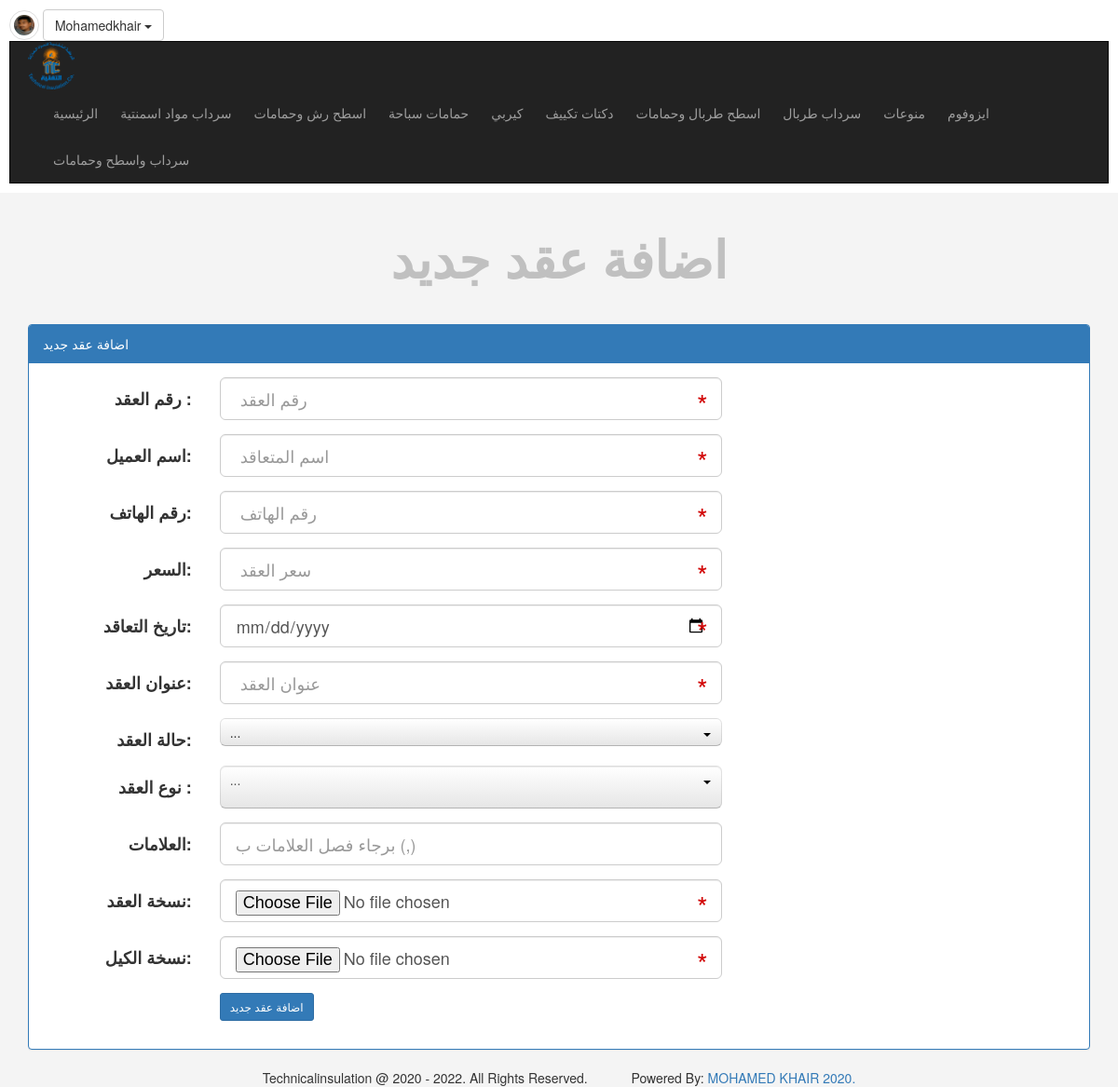
/newad.php (signed in), run on the app's committed database.
### tables this page shows
CREATE TABLE `users` (
  `UserID` int(11) NOT NULL,
  `Username` varchar(255) NOT NULL,
  `Password` varchar(255) NOT NULL,
  `Email` varchar(255) NOT NULL,
  `FullName` varchar(255) NOT NULL,
  `GroupID` int(11) NOT NULL DEFAULT 0,
  `TrustStatus` int(11) NOT NULL DEFAULT 0,
  `RegStatus` int(11) NOT NULL DEFAULT 0,
  `Date` date NOT NULL,
  `avatar` varchar(255) NOT NULL,
  `Position` varchar(255) NOT NULL,
  `Salary` varchar(255) NOT NULL,
  `Phone` varchar(255) NOT NULL,
  `Notes` varchar(255) NOT NULL
);

CREATE TABLE `categories` (
  `ID` int(11) NOT NULL,
  `Name` varchar(255) NOT NULL,
  `Description` text NOT NULL,
  `Parent` int(11) NOT NULL,
  `Ordering` int(11) DEFAULT NULL,
  `Visibility` tinyint(4) NOT NULL DEFAULT 0,
  `Allow_Comment` tinyint(4) NOT NULL DEFAULT 0,
  `Allow_Ads` tinyint(4) NOT NULL DEFAULT 0
);

### init.php (called while the page is built, shortened)
<?php
include 'admin/connect.php';
$sessionUser = '';
if(isset($_SESSION['user']) ){
    $sessionUser = $_SESSION['user'];
}
$tpl = 'includes/templates/';
$func = 'includes/functions/';
$css = 'layout/css/';
include $func . 'functions.php';
include $tpl . 'header.php';

### includes/functions/functions.php (called while the page is built, shortened)
<?php
function getAllFrom2($field , $table , $orderField , $where = NULL, $and = NULL, $ordering ="DESC"){
    global $con;
    $getAll = $con->prepare ("SELECT $field FROM $table $where $and ORDER BY $orderField $ordering ");
    $getAll->execute();
    $all = $getAll->fetchAll();
    return $all;
}

### newad.php (the view, shortened to what this page needs)
<?php
if (isset($_SESSION['user'])) {
    $pagetitle = 'اضافة عقد جديد';
    include 'init.php';
    ?>
<h1 class="text-center"> <?php echo $pagetitle ?> </h1>
 <div class="create-ad block" >
     <div class="container">
        <div class="panel panel-primary">
                 <div class="panel-heading"> <?php echo $pagetitle ?> </div>
                  <div class="panel-body">
                      <div class="row">
                          <div class="col-md-8">
                          <form class="form-horizontal main-form" action ="<?php echo $_SERVER['PHP_SELF']?>" method ="POST" enctype="multipart/form-data">
                          <div class="form-group form-group-lg">
                                    <label class="control-label col-sm-3">رقم العقد :</label>
                                    <div class="col-sm-10 col-md-9">
                                        <input type="text" name="number" class="form-control" required ="required" placeholder=" رقم العقد"  />
                                    </div>
                                    </div>
                                    <div class="form-group form-group-lg">
                                    <label class="control-label col-sm-3">اسم العميل:</label>
                                    <div class="col-sm-10 col-md-9">
                                        <input type="text" name="name" id="Name" class="form-control" required ="required" placeholder=" اسم المتعاقد"  />
                                    </div>
                                    </div>
                                    <div class="form-group form-group-lg">
                                    <label class="control-label col-sm-3">رقم الهاتف:</label>
                                    <div class="col-sm-10 col-md-9">
                                        <input type="text" name="description" class="form-control" required ="required" placeholder=" رقم الهاتف"  />
                                    </div>
                                    </div>
                                    <div class="form-group form-group-lg">
                                    <label class="control-label col-sm-3">السعر:</label>
                                    <div class="col-sm-10 col-md-9">
                                        <input type="text" name="price" class="form-control" required ="required" placeholder=" سعر العقد"  />
                                    </div>
                                    </div>
                                    <div class="form-group form-group-lg">
                                    <label class="control-label col-sm-3">تاريخ التعاقد:</label>
                                    <div class="col-sm-10 col-md-9">
                                        <input type="date" name="date" class="form-control" required ="required" placeholder=" تاريخ التعاقد"  />
                                    </div>
                                    </div>
                                    <div class="form-group form-group-lg">
                                    <label class="control-label col-sm-3">عنوان العقد:</label>
                                    <div class="col-sm-10 col-md-9">
                                        <input type="text" name="country" class="form-control" required ="required" placeholder=" عنوان العقد"  />
                                    </div>
                                    </div>
                                          <div class="form-group form-group-lg">
                                    <label class="control-label col-sm-3">حالة العقد:</label>
                                    <div class="col-sm-10 col-md-9">
                                        <select name="status" >
                                        </select>
                                    </div>
                                </div>
                                <div class="form-group form-group-lg">
                                    <label class="control-label col-sm-3">نوع العقد :</label>
                                    <div class="col-sm-10 col-md-9">
                                        <select class="form-control" name="category" required ="required">
                                        </select>
                                    </div>
                                </div>
                                <div class="form-group form-group-lg">
                                <label class="control-label col-sm-3">العلامات:</label>
                                <div class="col-sm-10 col-md-9">
                                    <input type="text" name="tags" class="form-control" placeholder="برجاء فصل العلامات ب (,)"  />
                                </div>
                                </div>
                                <div class="form-group form-group-lg">
                                <label class="control-label col-sm-3">نسخة العقد:</label>
                                <div class="col-sm-10 col-md-9">
                                    <input type="file" name="Image" class="form-control"  required ="required"/>
                                </div>
                                </div>
                                <div class="form-group form-group-lg">
                                <label class="control-label col-sm-3">نسخة الكيل:</label>
                                <div class="col-sm-10 col-md-9">
                                    <input type="file" name="Measure" class="form-control"  required ="required" />
                                </div>
                                </div>
                                <div class="form-group form-group-lg">
                                        <div class ="col-sm-offset-3 col-sm-9">
                                            <input class="btn btn-primary btn-sm" type="submit" value="اضافة عقد جديد " />
                                        </div>
                                </div>
                                </form>
                          </div>
                   </div>
                 </div>
        </div>
     </div>
 </div>
 <?php
} else {
    header('location:login.php');
    exit();
}
include $tpl . 'footer.php';
?>

### includes/templates/header.php (shortened to what this page needs)
<!DOCTYPE html>
<html lang="en">
<head>
    <link rel="stylesheet" href="<?php echo $css; ?>bootstrap.min.css"/>
    <link rel="stylesheet" href="<?php echo $css; ?>font-awesome.min.css"/>
    <link rel="stylesheet" href="<?php echo $css; ?>jquery-ui.css"/>
    <link rel="stylesheet" href="<?php echo $css; ?>jquery.selectBoxIt.css"/>
    <link rel="stylesheet" href="<?php echo $css; ?>front.css"/>
</head>
<body>
<div class="upper-bar">
        <?php
          $getUser = $con->prepare("SELECT * FROM users WHERE Username = ?");
          $getUser->execute(array($sessionUser));
          $info = $getUser->fetch();
        if(isset($_SESSION['user'])){?>
        <img class="my-image img-thumbnail img-circle" src="admin/uploads/avatars/<?php echo $info['avatar'] ?>" alt=" " />
        <div class="btn-group my-info">
            <span class="btn btn-default dropdown-toggle" data-toggle="dropdown">
                <?php echo $sessionUser?>
                <span class="caret"></span>
                </span>
        </div>
            <nav class="navbar navbar-inverse " >
        <div class="container">
            <div class="navbar-header">
            <a href="https://technicalinsulation.000webhostapp.com/" target="_blank"><img style="width: 50px;" src="admin/uploads/avatars/logo.png" alt="logo"></a>
            </div>
            <div class="collapse navbar-collapse" id="app-nav">
                <ul class="nav navbar-nav navbar-right">
                <li> <a href="index.php">الرئيسية</a></li>
                    <?php
                    $allCats = getAllFrom2("*" , "categories" ,"ID", "where parent = 0", "", "ASC");
                    foreach ($allCats as $cat){
                        echo '<li> <a href="categories.php?pageid=' . $cat['ID'] .'">' . $cat['Name'] . '</a></li>';
                    }
                    ?>
                </ul>
            </div>
        </div>
        </nav>
        <?php
        }else{
        ?>
        <a href="login.php">
            <span class="pull-right">دخول/تسجيل</span>
        </a>
        <?php } ?>
</div>

### layout/css/front.css (style rules this page uses)
body { background-color: #F4F4F4; text-transform: capitalize; }
h1 { font-size: 55px; margin: 40px 0; font-weight: bold; color: #c0c0c0; }
.navbar { border-radius: 0; margin-bottom: 0; }
.nav > li >a, .navbar-brand { padding: 15px 12px; }
.upper-bar { padding: 10px; background-color: #FFF; }
.my-image { width: 32px; height: 32px; }

### data on the page
users: avatar (picture)
categories: Name "سرداب مواد اسمنتية"
categories: Name "اسطح رش وحمامات"
categories: Name "حمامات سباحة"
categories: Name "كيربي"
categories: Name "دكتات تكييف"
categories: Name "اسطح طربال وحمامات"
categories: Name "سرداب طربال"
categories: Name "منوعات"
categories: Name "ايزوفوم"
categories: Name "سرداب واسطح وحمامات"

### other printed values
$sessionUser "Mohamedkhair"
$pagetitle "اضافة عقد جديد"
